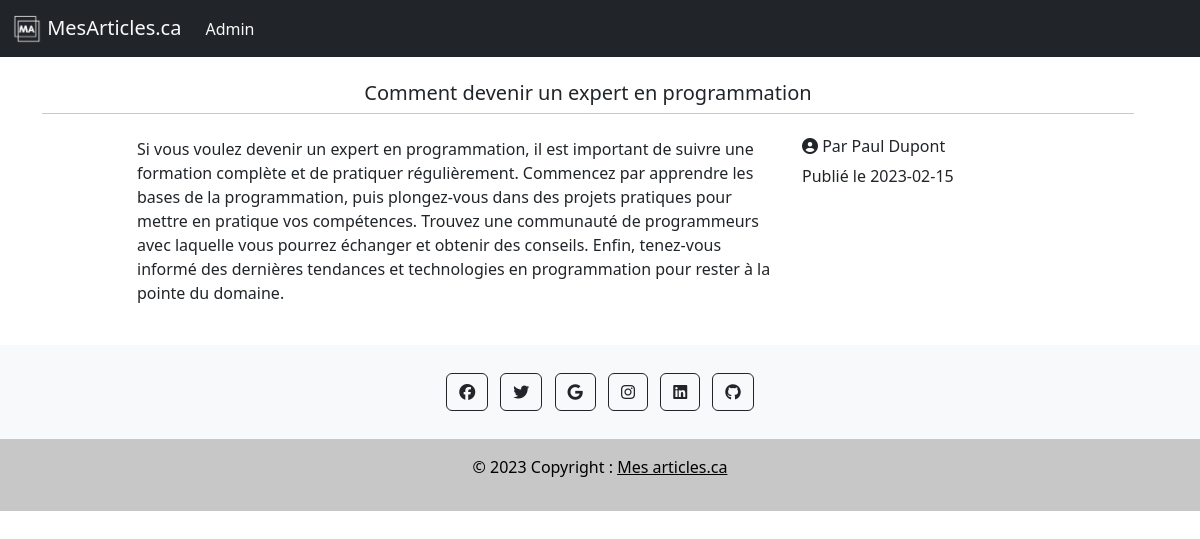
/article/devenir-un-expert-en-programmation, run on the app's committed database.
### tables this page shows
CREATE TABLE article (
  id integer primary key,
  titre varchar(100),
  identifiant varchar(50),
  auteur varchar(100),
  date_publication text,
  paragraphe varchar(500)
);

### index.py (the view)
@app.route("/article/<identifiant>", methods=["GET"])
def display_article(identifiant):
    article_db = get_db().get_article_by_identifiant(identifiant)
    if article_db is None:
        abort(404)
    article = {"titre": article_db[0], "auteur": article_db[1], "date_publi": article_db[2],
               "paragraphe": article_db[3]}
    return render_template("un_article.html", article=article)

### database.py (called while the page is built)
    def get_connection(self):
        if self.connection is None:
            self.connection = sqlite3.connect("database/database.db")
        return self.connection

    def get_article_by_identifiant(self, identifiant):
        cursor = self.get_connection().cursor()
        article = cursor.execute("select titre, auteur, date_publication, paragraphe from article "
                                 "where identifiant = ?", [identifiant]).fetchone()
        return article

### index.py (called while the page is built)
def get_db():
    db = getattr(g, "_database", None)
    if db is None:
        g.database = Database()
    return g.database

### templates/un_article.html (shortened to what this page needs)
{% extends "layout.html" %}
{% block content %}
  <main>
  <br>
    <div class="container">
      <div class="row container-fluid">
        <h5 class="text-center">{{ article['titre'] }}</h5>
        <hr>
        <br>
      </div>
      <div class="row justify-content-center">
        <div class="col-xs-12 col-sm-12 col-md-8 col-lg-7">
          <p class="text-justify">{{ article['paragraphe']}}</p>
        </div>
        <div class="col-xs-12 col-sm-12 col-md-4 col-lg-3">
          <h6 class="font-italic"><i class="fa-sharp fa-solid fa-circle-user"></i> Par {{ article['auteur']}}</h6>
          <p>Publié le {{ article['date_publi'] }}</p>
        </div>
      </div>
    </div>
    <br>
  </main>
{% endblock %}

### static/css/style.css (style rules this page uses)
html, body { height : 100%; }

### data on the page
article: titre "Comment devenir un expert en programmation", paragraphe "Si vous voulez devenir un expert en programmation, il est important de suivre une formation complète et de pratiquer régulièrement. Commencez par apprendre les bases de la programmation, puis plongez-vous dans des projets pratiques pour mettre en pratique vos compétences. Trouvez une communauté de programmeurs avec laquelle vous pourrez échanger et obtenir des conseils. Enfin, tenez-vous informé des dernières tendances et technologies en programmation pour rester à la pointe du domaine.", auteur "Paul Dupont", date_publi "2023-02-15"
